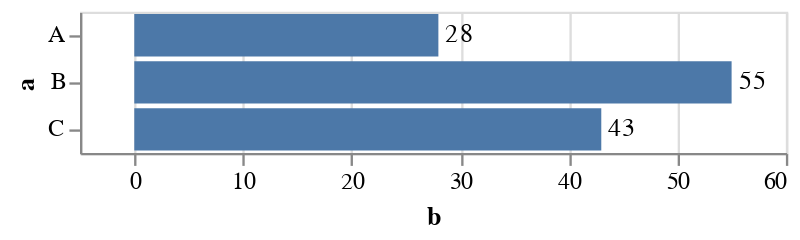

Vega-Lite specification stored for this chart:
### Vega-Lite specification from a JSON file in a GitHub repository (floating-point values rounded to 4 significant figures)
{"$schema": "https://vega.github.io/schema/vega-lite/v4.json", "description": "Bar chart with text labels. Apply scale padding to make the frame cover the labels.", "data": {"values": [{"a": "A", "b": 28}, {"a": "B", "b": 55}, {"a": "C", "b": 43}]}, "encoding": {"y": {"field": "a", "type": "nominal"}, "x": {"field": "b", "type": "quantitative", "scale": {"padding": 10}}}, "layer": [{"mark": "bar"}, {"mark": {"type": "text", "align": "left", "baseline": "middle", "dx": 3}, "encoding": {"text": {"field": "b", "type": "quantitative"}}}], "config": {}}
